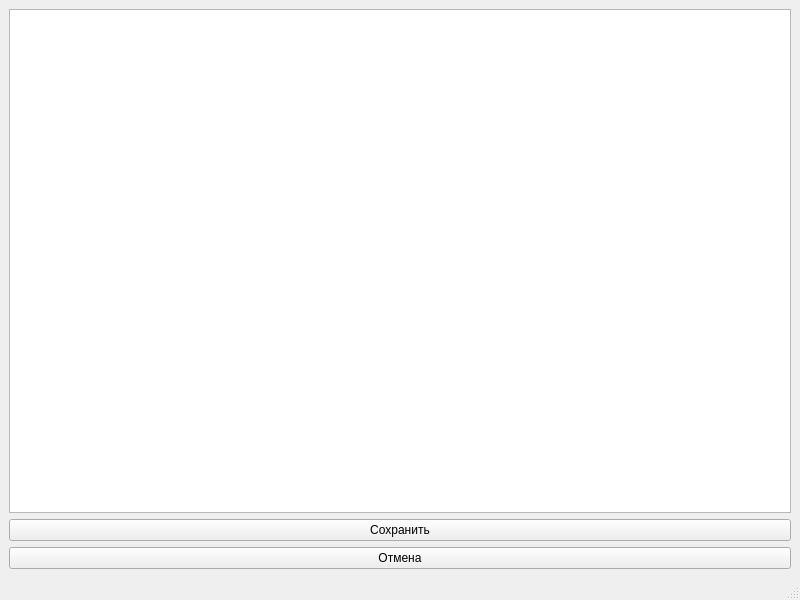
<?xml version="1.0" encoding="UTF-8"?>
<ui version="4.0">
 <class>MainWindow</class>
 <widget class="QMainWindow" name="MainWindow">
  <property name="geometry">
   <rect>
    <x>0</x>
    <y>0</y>
    <width>800</width>
    <height>600</height>
   </rect>
  </property>
  <property name="windowTitle">
   <string>Настройки суммирования</string>
  </property>
  <widget class="QWidget" name="centralwidget">
   <layout class="QVBoxLayout" name="verticalLayout">
    <item>
     <widget class="QListWidget" name="listWidget">
      <property name="editTriggers">
       <set>QAbstractItemView::NoEditTriggers</set>
      </property>
      <property name="selectionMode">
       <enum>QAbstractItemView::MultiSelection</enum>
      </property>
      <property name="selectionBehavior">
       <enum>QAbstractItemView::SelectItems</enum>
      </property>
     </widget>
    </item>
    <item>
     <widget class="QPushButton" name="save_button">
      <property name="text">
       <string>Сохранить</string>
      </property>
     </widget>
    </item>
    <item>
     <widget class="QPushButton" name="exit_button">
      <property name="text">
       <string>Отмена</string>
      </property>
     </widget>
    </item>
   </layout>
  </widget>
  <widget class="QMenuBar" name="menubar">
   <property name="geometry">
    <rect>
     <x>0</x>
     <y>0</y>
     <width>800</width>
     <height>26</height>
    </rect>
   </property>
  </widget>
  <widget class="QStatusBar" name="statusbar"/>
 </widget>
 <resources/>
 <connections/>
</ui>
